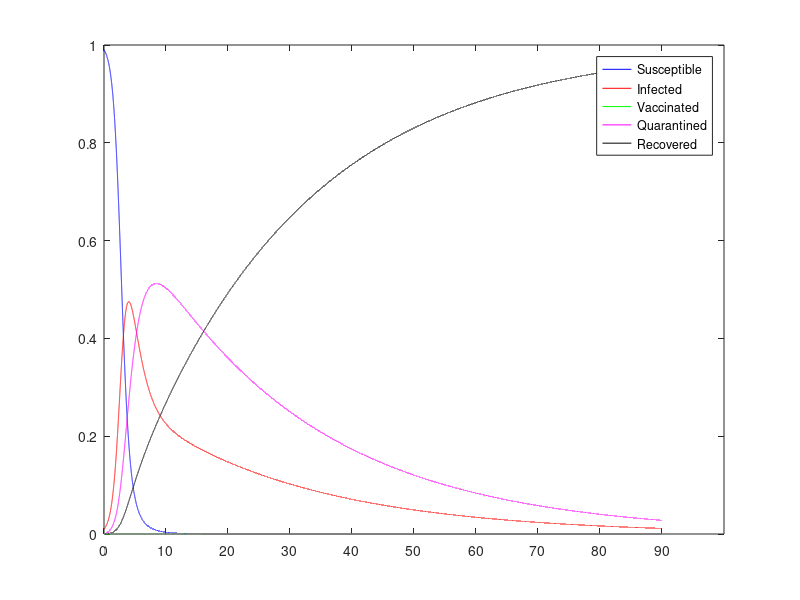

Here is the MATLAB script that generated this plot:
% ADAPTED FROM MODEL IN THIS PAPER
% Turkyilmazoglu M. An extended epidemic model with vaccination: Weak-immune SIRVI. 
% Physica A. 2022;598:127429. doi:10.1016/j.physa.2022.127429

%-----MODEL-----%

% SIVQR model
N = 1000000; % total population
I0 = 0.01*N; % number of people sick once the health authority notices an issue
S = N - I0; % total number of susceptible individuals
I = I0; % total number of infected individuals
V = 0; % total number of vaccinated individuals
Q = 0; % total number of quarantined individuals
R = 0; % total number of recovered individuals

%-----Parameters-----%

% number of daily interactions if there was no policies
% proxy for population density
base_num_inter = 20; 

% social isolation policy ranging from zero isolation to total isolation
% reduces number of daily interactions
isolation_factor = 0; 

% average number of daily interactions
daily_interactions = base_num_inter*(1-isolation_factor); 

% nu = vaccination rate of susceptible individuals
nu = 0.0; % levels 0, 0.1, 0.2, 0.3

% vaccine effectivness
vac_eff = 0.01;

% probability of getting infected from interacting w/ infected invdividual
probability_of_spread_unvaccinated = 0.1; 
probability_of_spread_vaccinated = vac_eff*probability_of_spread_unvaccinated; 

% beta = transmission rate
beta_unvac = daily_interactions*probability_of_spread_unvaccinated;
beta_vac = daily_interactions*probability_of_spread_vaccinated;

% gamma = recovery rate
gamma = 1/14; % covid recovery in 2 weeks

%probability that an infectious individual is sympomatic
prob_symptomatic = 0.4; % covid

% quarantining sympomatic individuals
% should always be set to 1, if no quarantine set quarantine duration to 0
quarantine = 1; 

qd = 5;
quarantine_duration = min(qd, 1/gamma); % 5 days or recovery
% rate at which we take people out of quarantine
if quarantine_duration == 0
    quarantine_rate = 0;
    quarantine = 0;
else
    quarantine_rate = 1/quarantine_duration;
end

%rate of recovery for quarantined individuals:
if quarantine_rate == 0
    gamma_q = gamma;
elseif quarantine_duration >= 1/gamma
    gamma_q = 1;
else
    gamma_q = 1/(1/gamma - 1/quarantine_rate);
end

%-----Solver-----%

% ds/dt = -beta_unvac*s*i - nu*s
% di/dt beta_unvac*s*i + beta_vac*v*i - quarantine*prob_sympomatic*i + (1-gamma_q)*quarantine_rate*q - gamma*i
% dv/dt = nu*s- beta_vac*v*i
% dq/t = quarantine*prob_symptomatic*i - quarantine_rate*q
% dr/dt = gamma*i + gamma_q*quarantine_rate*q \\ can be solved for from s + i + v + r = 1

% diff equations with forward euler:
k = 0.001; % lower time step for convergence, set to k = 1 for interpretability
Tf = 90; % days
numsteps = ceil(Tf/k);
k = Tf/numsteps;

s = zeros(1, numsteps);
i = zeros(1, numsteps);
v = zeros(1, numsteps);
q = zeros(1, numsteps);
r = zeros(1, numsteps);
temp = zeros(1, numsteps);

s(1) = S/N; % prop of population susceptible
i(1) = I/N; % prop of population infected
v(1) = V/N; % prop of vaccinated individuals
q(1) = Q/N; % prop of quarantined individuals
r(1) = R/N; % prop of population recovered

for n = 1:(numsteps-1)
    s(n+1) = s(n) + k*(-beta_unvac*s(n)*i(n) - nu*s(n));
    i(n+1) = i(n) + k*(beta_unvac*s(n)*i(n) + beta_vac*v(n)*i(n) - quarantine*prob_symptomatic*i(n) + (1-gamma_q)*quarantine_rate*q(n) - gamma*i(n));
    v(n+1) = v(n) + k*(nu*s(n)- beta_vac*v(n)*i(n));
    q(n+1) = q(n) + k*(quarantine*prob_symptomatic*i(n) - quarantine_rate*q(n));
    r(n+1) = r(n) + k*(gamma*i(n) + gamma_q*quarantine_rate*q(n));
end

plot(1:numsteps, s, 'b', ...
    1:numsteps, i, 'r', ...
    1:numsteps, v, 'g', ...
    1:numsteps, q, 'm', ...
    1:numsteps, r, 'k')
xticks(0:10/k:numsteps)
xticklabels(0:10:Tf)
legend('Susceptible', 'Infected', 'Vaccinated', 'Quarantined', 'Recovered')

fprintf('PARAMETERS/TREATMENTS: \n')
fprintf('average number of daily interactions (population density) = %d \n', base_num_inter);
fprintf('social isolation ranging from 0 (no isolation), to 1 (max isolation) = %d \n',isolation_factor);
fprintf('probability of spreading to unvaccinated = %d \n',probability_of_spread_unvaccinated);
fprintf('rate of recovery = %d days \n', 1/gamma);
fprintf('rate at which susceptible individuals are vaccinated = %d \n',nu);
fprintf('vaccine effectivness (how much does it reduce prob(spread)?) = %d \n',vac_eff);
fprintf('prob_symptomatic = %d \n',prob_symptomatic);
fprintf('quarantine_duration = %d days \n',quarantine_duration);
fprintf('RESPONSE: \n')
fprintf('peak of infected population = %d%% \n', round(max(i)*100));